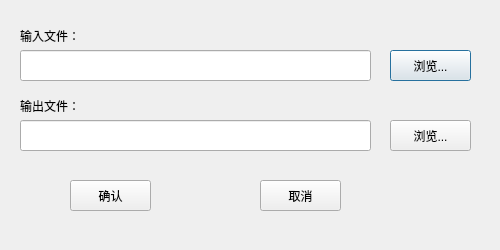
<?xml version="1.0" encoding="UTF-8"?>
<ui version="4.0">
 <class>fileIoDialog</class>
 <widget class="QDialog" name="fileIoDialog">
  <property name="geometry">
   <rect>
    <x>0</x>
    <y>0</y>
    <width>500</width>
    <height>250</height>
   </rect>
  </property>
  <property name="windowTitle">
   <string>Dialog</string>
  </property>
  <widget class="QPushButton" name="pushButton_input">
   <property name="geometry">
    <rect>
     <x>390</x>
     <y>50</y>
     <width>81</width>
     <height>31</height>
    </rect>
   </property>
   <property name="styleSheet">
    <string notr="true">font: 12pt &quot;04b_21&quot;;</string>
   </property>
   <property name="text">
    <string>浏览...</string>
   </property>
  </widget>
  <widget class="QPushButton" name="pushButton_output">
   <property name="geometry">
    <rect>
     <x>390</x>
     <y>120</y>
     <width>81</width>
     <height>31</height>
    </rect>
   </property>
   <property name="styleSheet">
    <string notr="true">font: 12pt &quot;04b_21&quot;;</string>
   </property>
   <property name="text">
    <string>浏览...</string>
   </property>
  </widget>
  <widget class="QPushButton" name="pushButton_configure">
   <property name="geometry">
    <rect>
     <x>70</x>
     <y>180</y>
     <width>81</width>
     <height>31</height>
    </rect>
   </property>
   <property name="styleSheet">
    <string notr="true">font: 12pt &quot;04b_21&quot;;</string>
   </property>
   <property name="text">
    <string>确认</string>
   </property>
  </widget>
  <widget class="QPushButton" name="pushButton_cancle">
   <property name="geometry">
    <rect>
     <x>260</x>
     <y>180</y>
     <width>81</width>
     <height>31</height>
    </rect>
   </property>
   <property name="styleSheet">
    <string notr="true">font: 12pt &quot;04b_21&quot;;</string>
   </property>
   <property name="text">
    <string>取消</string>
   </property>
  </widget>
  <widget class="QLineEdit" name="inputLine">
   <property name="geometry">
    <rect>
     <x>20</x>
     <y>50</y>
     <width>351</width>
     <height>31</height>
    </rect>
   </property>
  </widget>
  <widget class="QLineEdit" name="outputLine">
   <property name="geometry">
    <rect>
     <x>20</x>
     <y>120</y>
     <width>351</width>
     <height>31</height>
    </rect>
   </property>
  </widget>
  <widget class="QLabel" name="label_input">
   <property name="geometry">
    <rect>
     <x>20</x>
     <y>20</y>
     <width>81</width>
     <height>31</height>
    </rect>
   </property>
   <property name="styleSheet">
    <string notr="true">font: 12pt &quot;04b_21&quot;;</string>
   </property>
   <property name="text">
    <string>输入文件：</string>
   </property>
  </widget>
  <widget class="QLabel" name="label_2">
   <property name="geometry">
    <rect>
     <x>20</x>
     <y>90</y>
     <width>81</width>
     <height>31</height>
    </rect>
   </property>
   <property name="styleSheet">
    <string notr="true">font: 12pt &quot;04b_21&quot;;</string>
   </property>
   <property name="text">
    <string>输出文件：</string>
   </property>
  </widget>
 </widget>
 <resources/>
 <connections/>
</ui>
